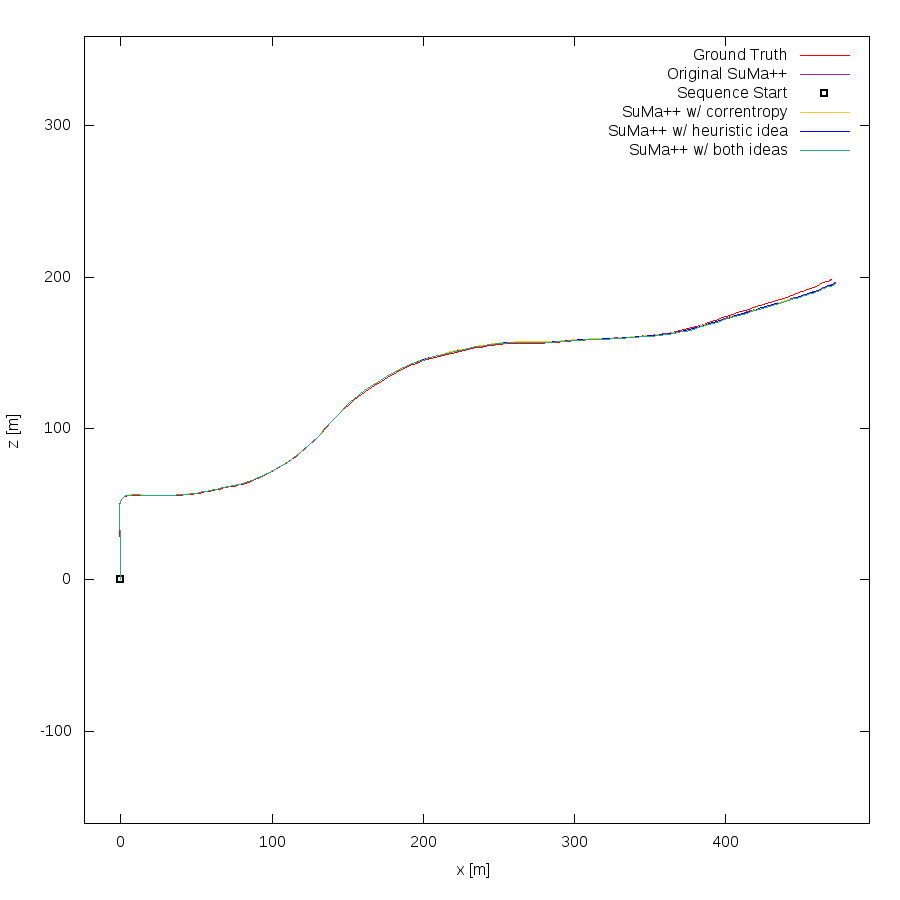

gnuplot code for this plot:
set term png size 900,900
set output "03.png"
set size ratio -1
set xrange [-24:495]
set yrange [-161:359]
set xlabel "x [m]"
set ylabel "z [m]"


plot "03.txt" using 1:2 lc rgb "#FF0000" title 'Ground Truth' w lines,"03.txt" using 3:4 lc rgb "#a82296" title 'Original SuMa++' w lines,"< head -1 03.txt" using 1:2 lc rgb "#000000" pt 4 ps 1 lw 2 title 'Sequence Start' w points, \
"c.txt" using 3:4 lc rgb "#df8c932" title 'SuMa++ w/ correntropy' w lines, \
"l.txt" using 3:4 lc rgb "#0000FF" title 'SuMa++ w/ heuristic idea' w lines, \
"b.txt" using 3:4 lc rgb "#27ad81" title 'SuMa++ w/ both ideas' w lines

